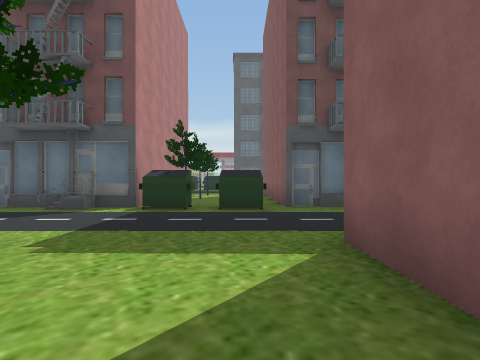
View 1 (above)

18 first-person views from a walk through a scene from a Unity 3-D project. The camera is 1.2 m above the floor, looks level and sees 80° across. The floor is counted in squares, 2 m on a side. Each view is taken from the middle of a square. On the plan, view 1 faces up. The plan holds only what a view shows up to about 9 squares ahead; the rest is blank. The place goes on beyond the plan. Some trees and plants on the terrain are drawn as simple stand-ins. Some surface patterns are stand-ins.

View 2
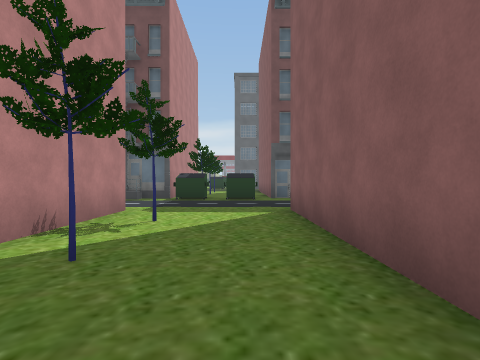

View 3
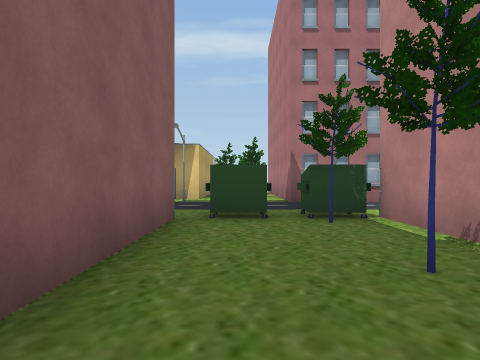

View 4
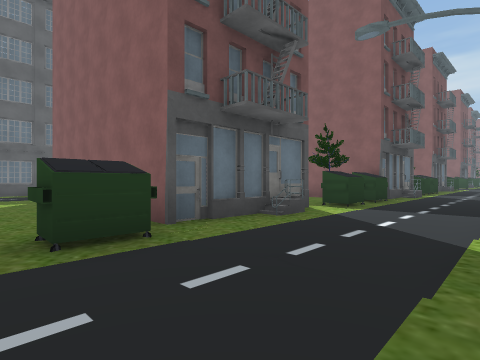

View 5
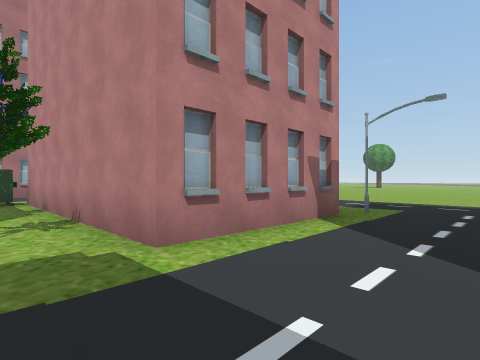

View 6
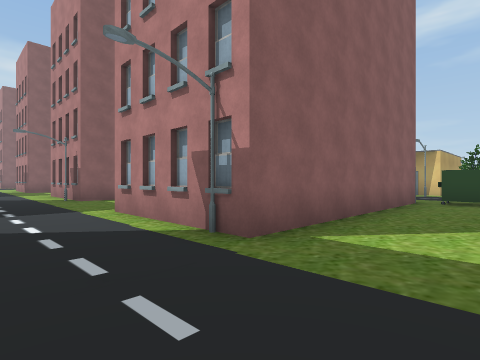

View 7
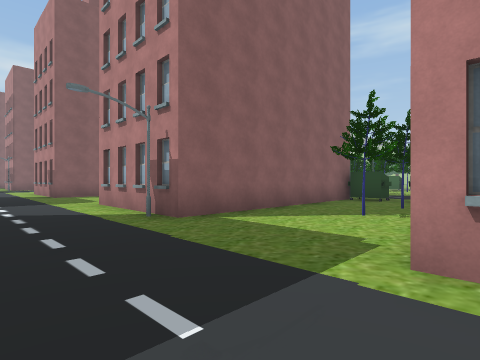

View 8
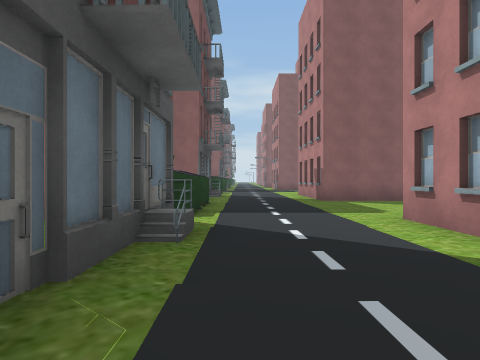

View 9
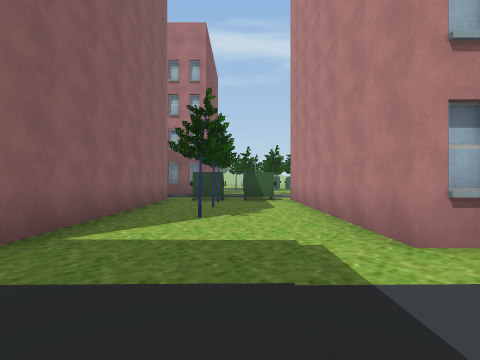

View 10
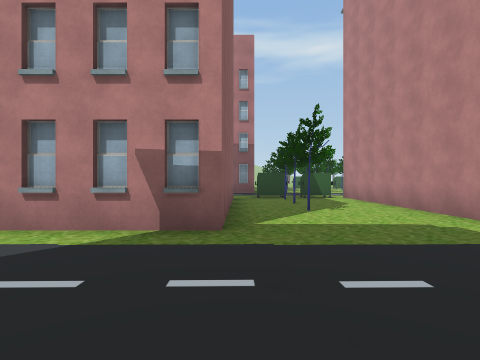

View 11
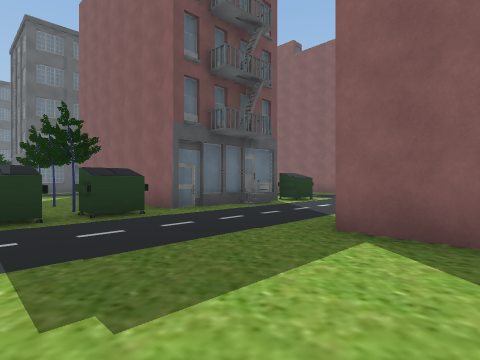

View 12
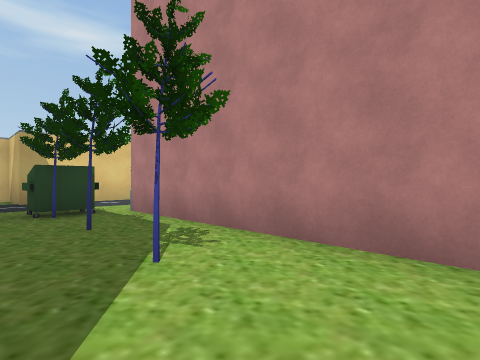

View 13
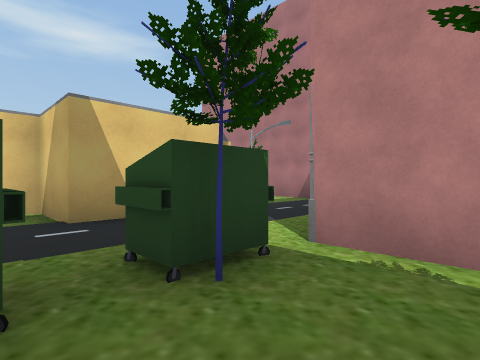

View 14
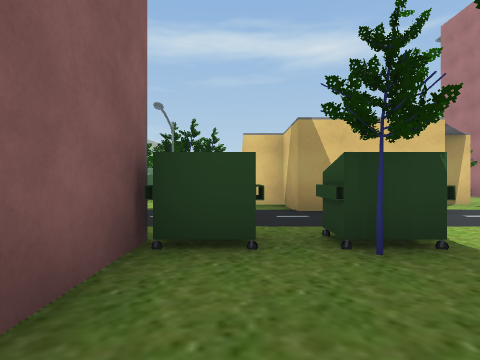

View 15
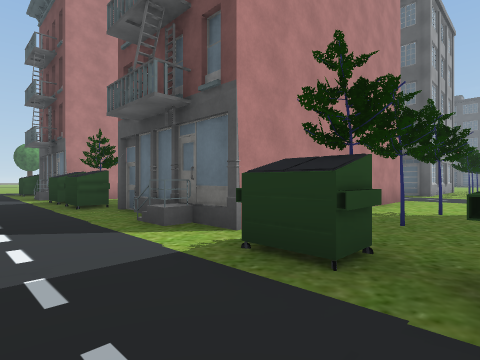

View 16
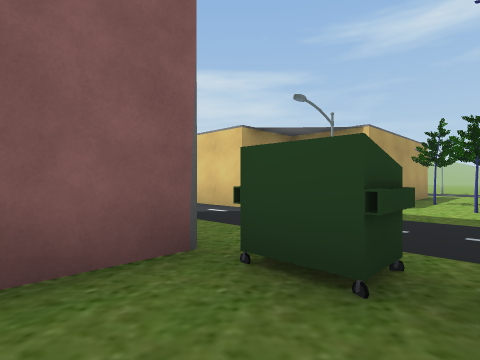

View 17
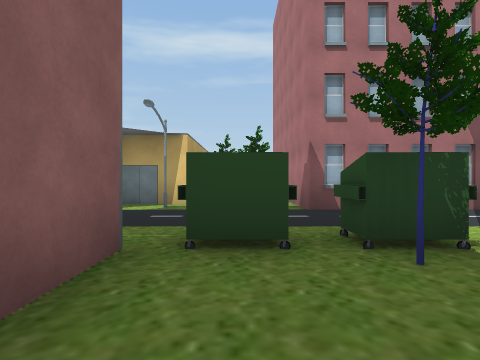

View 18
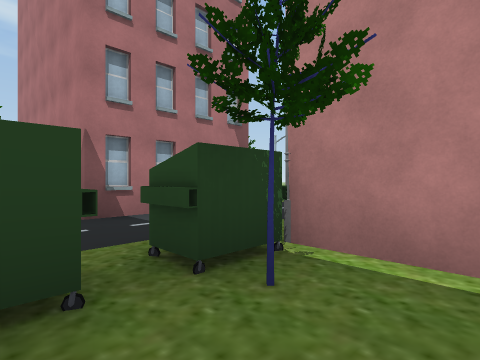

### Floor plan
Key: @ floor where view 1 was taken; # wall or solid block; x gap in a wall; . floor; ^ raised ledge; T tree; S streetlight; O other object.
Columns run from 6 left of view 1 to 19 right of it. Each row starts with its distance up from view 1.
 15            ..
 14            ..
 13       .O   ..
 12       .    ..
 11       .    ..
 10       .    .T      T.
  9      O.#   ...      T
  8      ..#   .T.   # ..#
  7     #T.####.T.   # .T##
  6  OO#^^^..OO^^^####^^^.#O#^
  5 ..........................
  4 .........................
  3 S......#SO#...S..........
  2   ##...#  #...####...####
  1     xT.#  #...#  #...#
  0     ..@#  #.T.#  #..T#
 -1     xT.#  #...#  #..T#
 -2     ...#  #.T.#  #...#
 -3     #T.#  #OT.#  #..T#
 -4   OO^x^..O.#^^#  O^^#. OO
 -5   .............
 -6   ..............
 -7 O#OO#...S####.S.
 -8 O    ...##  ##TT
 -9       T.      T
-10       .T
-11      O..#

Positions as (right, up) in squares from view 1, and headings:
1: (0, 0), facing up
2: (0, -3), facing up
3: (0, 1), facing down
4: (-1, 3), facing up-right
5: (-1, 5), facing down-left
6: (-1, 5), facing down-right
7: (4, 5), facing down-right
8: (7, 5), facing right
9: (13, 5), facing down
10: (15, 6), facing down
11: (12, 1), facing up-right
12: (7, 2), facing down-left
13: (7, -2), facing down-left
14: (7, -1), facing down
15: (7, 4), facing up-left
16: (-1, -2), facing down-right
17: (0, -1), facing down
18: (0, -2), facing down-left
